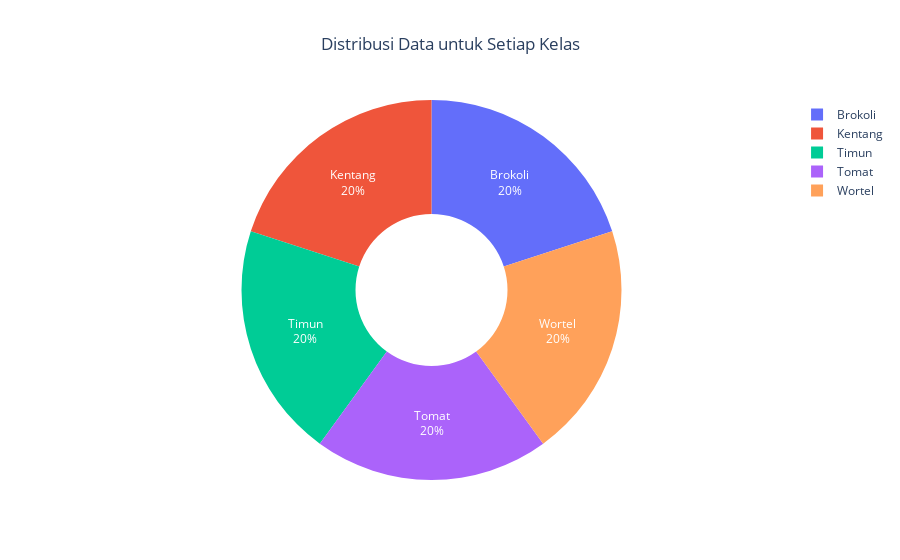

Here is the notebook cell this chart was saved with:
### Code cell
# Visualize the class distribution
fig = px.pie(names=class_names, values=class_dis, title="Distribusi Data untuk Setiap Kelas", hole=0.4)
fig.update_layout(title_x=0.5)  # Mengatur posisi judul
fig.update_traces(textinfo='percent+label', insidetextfont=dict(color='white'))  # Mengubah warna teks persentase
fig.show()

### Figure 1 — Plotly figure (JSON) as saved in the notebook; plotly's stock layout.template omitted (floating-point values rounded to 4 significant figures)
{"data": [{"domain": {"x": [0, 1], "y": [0, 1]}, "hole": 0.4, "hovertemplate": "label=%{label}<br>value=%{value}<extra></extra>", "insidetextfont": {"color": "white"}, "labels": ["Brokoli", "Kentang", "Timun", "Tomat", "Wortel"], "legendgroup": "", "name": "", "showlegend": true, "textinfo": "percent+label", "type": "pie", "values": [1000, 1000, 1000, 1000, 1000]}], "layout": {"legend": {"tracegroupgap": 0}, "title": {"text": "Distribusi Data untuk Setiap Kelas", "x": 0.5}}}
